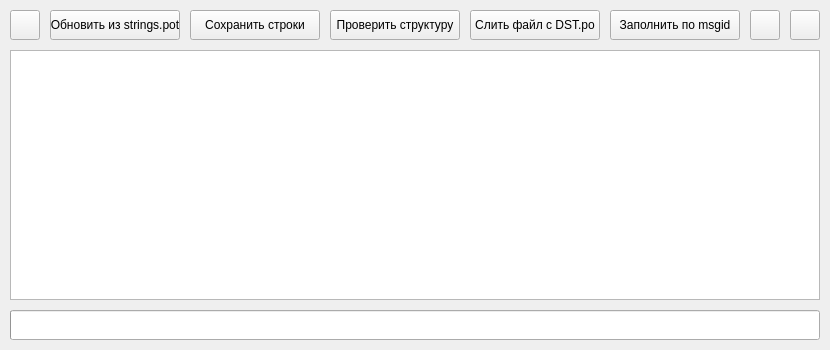
<?xml version="1.0" encoding="UTF-8"?>
<ui version="4.0">
 <class>MainWindow</class>
 <widget class="QMainWindow" name="MainWindow">
  <property name="enabled">
   <bool>true</bool>
  </property>
  <property name="geometry">
   <rect>
    <x>0</x>
    <y>0</y>
    <width>830</width>
    <height>350</height>
   </rect>
  </property>
  <property name="minimumSize">
   <size>
    <width>830</width>
    <height>350</height>
   </size>
  </property>
  <property name="maximumSize">
   <size>
    <width>830</width>
    <height>350</height>
   </size>
  </property>
  <property name="windowTitle">
   <string>Инструменты переводчика DST</string>
  </property>
  <property name="windowIcon">
   <iconset>
    <normaloff>scripts/Icon's/icon.ico</normaloff>scripts/Icon's/icon.ico</iconset>
  </property>
  <property name="iconSize">
   <size>
    <width>24</width>
    <height>24</height>
   </size>
  </property>
  <property name="toolButtonStyle">
   <enum>Qt::ToolButtonIconOnly</enum>
  </property>
  <property name="documentMode">
   <bool>false</bool>
  </property>
  <widget class="QWidget" name="centralwidget">
   <widget class="QProgressBar" name="progressBar">
    <property name="geometry">
     <rect>
      <x>10</x>
      <y>310</y>
      <width>810</width>
      <height>30</height>
     </rect>
    </property>
    <property name="font">
     <font>
      <family>MS Shell Dlg 2</family>
     </font>
    </property>
    <property name="value">
     <number>0</number>
    </property>
    <property name="textVisible">
     <bool>false</bool>
    </property>
    <property name="orientation">
     <enum>Qt::Horizontal</enum>
    </property>
    <property name="invertedAppearance">
     <bool>false</bool>
    </property>
    <property name="textDirection">
     <enum>QProgressBar::BottomToTop</enum>
    </property>
   </widget>
   <widget class="QPushButton" name="pushButton1">
    <property name="geometry">
     <rect>
      <x>50</x>
      <y>10</y>
      <width>130</width>
      <height>30</height>
     </rect>
    </property>
    <property name="toolTip">
     <string>&lt;html&gt;&lt;head/&gt;&lt;body&gt;&lt;p align=&quot;center&quot;&gt;Обновляет &lt;span style=&quot; text-decoration: underline;&quot;&gt;DST.po&lt;/span&gt; из файла для переводчиков &lt;span style=&quot; text-decoration: underline;&quot;&gt;strings.pot&lt;/span&gt; и&lt;span style=&quot; font-weight:600;&quot;&gt; создаёт копию&lt;/span&gt; предыдущей версии &lt;span style=&quot; text-decoration: underline;&quot;&gt;DST.po&lt;/span&gt;.&lt;/p&gt;&lt;p align=&quot;center&quot;&gt;Файл &lt;span style=&quot; text-decoration: underline;&quot;&gt;strings.pot&lt;/span&gt; подгружается из папки с &lt;span style=&quot; font-weight:600;&quot;&gt;обновлённой&lt;/span&gt; игрой при &lt;span style=&quot; font-weight:600;&quot;&gt;запуске&lt;/span&gt; инструмента.&lt;/p&gt;&lt;/body&gt;&lt;/html&gt;</string>
    </property>
    <property name="text">
     <string>Обновить из strings.pot</string>
    </property>
   </widget>
   <widget class="QPushButton" name="pushButton2">
    <property name="geometry">
     <rect>
      <x>470</x>
      <y>10</y>
      <width>130</width>
      <height>30</height>
     </rect>
    </property>
    <property name="toolTip">
     <string>&lt;html&gt;&lt;head/&gt;&lt;body&gt;&lt;p align=&quot;center&quot;&gt;Добавляет &lt;span style=&quot; font-weight:600;&quot;&gt;все&lt;/span&gt; строки из выбранного файла в&lt;span style=&quot; text-decoration: underline;&quot;&gt; DST.po.&lt;/span&gt;&lt;/p&gt;&lt;/body&gt;&lt;/html&gt;</string>
    </property>
    <property name="text">
     <string>Слить файл с DST.po</string>
    </property>
   </widget>
   <widget class="QPlainTextEdit" name="plainTextEdit">
    <property name="geometry">
     <rect>
      <x>10</x>
      <y>50</y>
      <width>810</width>
      <height>250</height>
     </rect>
    </property>
    <property name="verticalScrollBarPolicy">
     <enum>Qt::ScrollBarAsNeeded</enum>
    </property>
    <property name="horizontalScrollBarPolicy">
     <enum>Qt::ScrollBarAsNeeded</enum>
    </property>
    <property name="sizeAdjustPolicy">
     <enum>QAbstractScrollArea::AdjustIgnored</enum>
    </property>
    <property name="lineWrapMode">
     <enum>QPlainTextEdit::NoWrap</enum>
    </property>
    <property name="readOnly">
     <bool>true</bool>
    </property>
    <property name="plainText">
     <string/>
    </property>
   </widget>
   <widget class="QPushButton" name="pushButton3">
    <property name="geometry">
     <rect>
      <x>190</x>
      <y>10</y>
      <width>130</width>
      <height>30</height>
     </rect>
    </property>
    <property name="toolTip">
     <string>&lt;html&gt;&lt;head/&gt;&lt;body&gt;&lt;p align=&quot;center&quot;&gt;Сохраняет строки с &lt;span style=&quot; font-weight:600;&quot;&gt;отсутствующим переводом&lt;/span&gt; в отдельный файл.&lt;/p&gt;&lt;p align=&quot;center&quot;&gt;Имеются ввиду все строки, где &lt;span style=&quot; text-decoration: underline;&quot;&gt;msgstr&lt;/span&gt; не содержит в кавычках&lt;span style=&quot; text-decoration: underline;&quot;&gt; ничего.&lt;/span&gt;&lt;/p&gt;&lt;/body&gt;&lt;/html&gt;</string>
    </property>
    <property name="text">
     <string>Сохранить строки</string>
    </property>
   </widget>
   <widget class="QPushButton" name="pushButton4">
    <property name="geometry">
     <rect>
      <x>330</x>
      <y>10</y>
      <width>130</width>
      <height>30</height>
     </rect>
    </property>
    <property name="toolTip">
     <string>&lt;html&gt;&lt;head/&gt;&lt;body&gt;&lt;p align=&quot;center&quot;&gt;Ищет ошибки &lt;span style=&quot; text-decoration: underline;&quot;&gt;структуры&lt;/span&gt; выбранного файла, рекомендуется проверять, как файл &lt;span style=&quot; font-weight:600;&quot;&gt;перед&lt;/span&gt; слиянием с &lt;span style=&quot; text-decoration: underline;&quot;&gt;DST.po&lt;/span&gt;, так и сам&lt;span style=&quot; text-decoration: underline;&quot;&gt; DST.po &lt;/span&gt;&lt;span style=&quot; font-weight:600;&quot;&gt;после&lt;/span&gt; слияния.&lt;/p&gt;&lt;/body&gt;&lt;/html&gt;</string>
    </property>
    <property name="text">
     <string>Проверить структуру</string>
    </property>
   </widget>
   <widget class="QPushButton" name="pushButton5">
    <property name="geometry">
     <rect>
      <x>750</x>
      <y>10</y>
      <width>30</width>
      <height>30</height>
     </rect>
    </property>
    <property name="toolTip">
     <string>&lt;html&gt;&lt;head/&gt;&lt;body&gt;&lt;p align=&quot;center&quot;&gt;Скопировать &lt;span style=&quot; text-decoration: underline;&quot;&gt;DST.po&lt;/span&gt; из репозитория &lt;span style=&quot; font-weight:600;&quot;&gt;GitHub.&lt;/span&gt;&lt;/p&gt;&lt;/body&gt;&lt;/html&gt;</string>
    </property>
    <property name="text">
     <string/>
    </property>
    <property name="icon">
     <iconset>
      <normaloff>scripts/Icon's/aroow.ico</normaloff>scripts/Icon's/aroow.ico</iconset>
    </property>
    <property name="iconSize">
     <size>
      <width>25</width>
      <height>25</height>
     </size>
    </property>
   </widget>
   <widget class="QPushButton" name="pushButton6">
    <property name="geometry">
     <rect>
      <x>790</x>
      <y>10</y>
      <width>30</width>
      <height>30</height>
     </rect>
    </property>
    <property name="mouseTracking">
     <bool>false</bool>
    </property>
    <property name="acceptDrops">
     <bool>false</bool>
    </property>
    <property name="toolTip">
     <string>&lt;html&gt;&lt;head/&gt;&lt;body&gt;&lt;p align=&quot;center&quot;&gt;Заменить&lt;span style=&quot; text-decoration: underline;&quot;&gt; DST.po&lt;/span&gt; в локальном репозитории &lt;span style=&quot; font-weight:600;&quot;&gt;GitHub Desktop.&lt;/span&gt;&lt;/p&gt;&lt;p align=&quot;center&quot;&gt;Так же открывает &lt;span style=&quot; font-weight:600;&quot;&gt;Github Desktop&lt;/span&gt; при нажатии.&lt;/p&gt;&lt;/body&gt;&lt;/html&gt;</string>
    </property>
    <property name="toolTipDuration">
     <number>0</number>
    </property>
    <property name="text">
     <string/>
    </property>
    <property name="icon">
     <iconset>
      <normaloff>scripts/Icon's/github.ico</normaloff>scripts/Icon's/github.ico</iconset>
    </property>
    <property name="iconSize">
     <size>
      <width>20</width>
      <height>20</height>
     </size>
    </property>
   </widget>
   <widget class="QPushButton" name="pushButton">
    <property name="geometry">
     <rect>
      <x>610</x>
      <y>10</y>
      <width>130</width>
      <height>30</height>
     </rect>
    </property>
    <property name="toolTip">
     <string>&lt;html&gt;&lt;head/&gt;&lt;body&gt;&lt;p align=&quot;center&quot;&gt;Ищет совпадение строк по &lt;span style=&quot; text-decoration: underline;&quot;&gt;msgid&lt;/span&gt; и заменяет в конечном файле.&lt;/p&gt;&lt;p align=&quot;center&quot;&gt;В качестве архива, рекомендуется использовать файл перевода из репозитория, а для заполнения, файл с новыми строками &lt;span style=&quot; font-weight:600;&quot;&gt;без&lt;/span&gt; перевода.&lt;/p&gt;&lt;/body&gt;&lt;/html&gt;</string>
    </property>
    <property name="text">
     <string>Заполнить по msgid</string>
    </property>
   </widget>
   <widget class="QPushButton" name="pushButton7">
    <property name="geometry">
     <rect>
      <x>10</x>
      <y>10</y>
      <width>30</width>
      <height>30</height>
     </rect>
    </property>
    <property name="toolTip">
     <string>&lt;html&gt;&lt;head/&gt;&lt;body&gt;&lt;p align=&quot;center&quot;&gt;Открыть рабочую папку.&lt;/p&gt;&lt;/body&gt;&lt;/html&gt;</string>
    </property>
    <property name="text">
     <string/>
    </property>
    <property name="icon">
     <iconset>
      <normaloff>scripts/Icon's/folder.ico</normaloff>scripts/Icon's/folder.ico</iconset>
    </property>
   </widget>
   <zorder>pushButton</zorder>
   <zorder>progressBar</zorder>
   <zorder>pushButton1</zorder>
   <zorder>pushButton2</zorder>
   <zorder>plainTextEdit</zorder>
   <zorder>pushButton3</zorder>
   <zorder>pushButton4</zorder>
   <zorder>pushButton5</zorder>
   <zorder>pushButton6</zorder>
   <zorder>pushButton7</zorder>
  </widget>
 </widget>
 <resources/>
 <connections/>
</ui>
